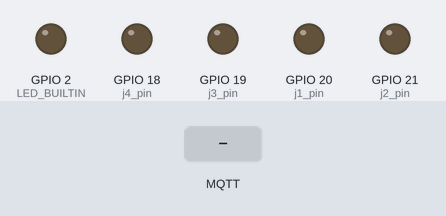
Recording of a sketch running on a simulated ESP32. Parts: output pins drawn as LEDs (lit = HIGH). Inputs (shaded band) come from the test bench. WiFi joins after 1.5 s; servers stay silent unless stated; no MQTT or app messages arrive unless stated; what the sketch prints to the serial monitor is not drawn.

Above: at 3.2 s.
3.3 s: MQTT message "1" arrives on the first subscribed topic
At 4.6 s:
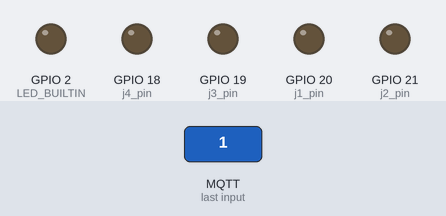
4.9 s: MQTT message "2" arrives on the first subscribed topic
At 5.8 s:
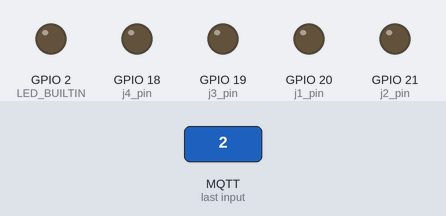
6.5 s: MQTT message "3" arrives on the first subscribed topic
At 7.1 s:
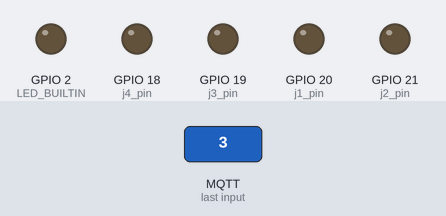
8.1 s: MQTT message "4" arrives on the first subscribed topic
At 9.5 s:
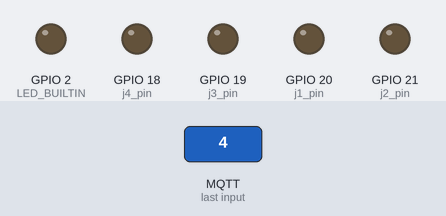
Timing chart, 0 to 10.7 s (numbered marks = the images above; inputs shaded):
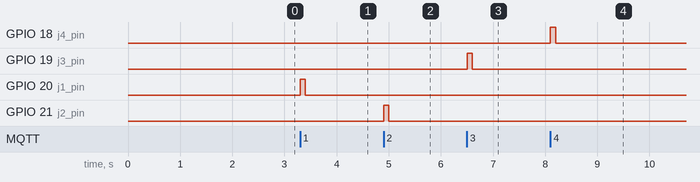

The sketch:

listener.ino
```cpp
#include <ArduinoMqttClient.h>
#include <WiFi.h>
#include <math.h>

char ssid[] = "";
char pass[] = "";
int status = WL_IDLE_STATUS;

WiFiClient wifiClient;
MqttClient mqttClient(wifiClient);

const char broker[] = "";
int port = 1883;
const char topic[] = "";

// this ordering doesn't make much sense,
// it's just how I happened to plug in the
// barrel connectors to the board
const int j1_pin = 20;
const int j2_pin = 21;
const int j3_pin = 19;
const int j4_pin = 18;

void setup() {
  pinMode(LED_BUILTIN, OUTPUT);
  pinMode(j1_pin, OUTPUT);
  pinMode(j2_pin, OUTPUT);
  pinMode(j3_pin, OUTPUT);
  pinMode(j4_pin, OUTPUT);

  Serial.begin(9600);
  while(!Serial) {}

  Serial.println("Attempting to connect to WiFi network...");

  while(WiFi.begin(ssid, pass) != WL_CONNECTED) {
    Serial.print(".");
    delay(1000);
  }

  Serial.println("Connected.");
  Serial.println("Attempting to connect to MQTT broker...");

  if(!mqttClient.connect(broker, port)) {
    Serial.print("MQTT connection failed. Error code = ");
    Serial.println(mqttClient.connectError());
    while(1);
  }

  Serial.println("Connected.");

  mqttClient.onMessage(onMqttMessage);

  Serial.print("Subscribing to topic: ");
  Serial.println(topic);
  mqttClient.subscribe(topic);
}

void loop() {
  mqttClient.poll();
  if(WiFi.status() != WL_CONNECTED) {
    Serial.print("WiFi Disconnected. Reconnecting");
    while(WiFi.begin(ssid, pass) != WL_CONNECTED) {
      Serial.print(".");
      delay(1000);
    }
  }
}

void onMqttMessage(int messageSize) {
  Serial.println("Received message.");

  if(messageSize > 2) {
    return;
  }

  digitalWrite(LED_BUILTIN, HIGH);

  static char message[2]; // buffer needs to be big enough for 1 char plus null terminator
  mqttClient.readBytes(message, messageSize);
  Serial.println(message);

  digitalWrite(LED_BUILTIN, LOW);

  if(message[0] == '1') {
    digitalWrite(j1_pin, HIGH);
    delay(100);
    digitalWrite(j1_pin, LOW);
  }
  if(message[0] == '2') {
    digitalWrite(j2_pin, HIGH);
    delay(100);
    digitalWrite(j2_pin, LOW);
  }
  if(message[0] == '3') {
    digitalWrite(j3_pin, HIGH);
    delay(100);
    digitalWrite(j3_pin, LOW);
  }
  if(message[0] == '4') {
    digitalWrite(j4_pin, HIGH);
    delay(100);
    digitalWrite(j4_pin, LOW);
  }

  message[0] = 0;
  message[1] = 0;
}
```

Measured:
- after the input at 3.3 s, GPIO 20 (j1_pin): LOW → HIGH at once, → LOW 0.10 s later
- after the input at 4.9 s, GPIO 21 (j2_pin): LOW → HIGH at once, → LOW 0.10 s later
- after the input at 6.5 s, GPIO 19 (j3_pin): LOW → HIGH at once, → LOW 0.10 s later
- after the input at 8.1 s, GPIO 18 (j4_pin): LOW → HIGH at once, → LOW 0.10 s later
